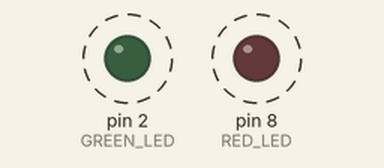
A sketch run on a simulated Arduino Uno, built with avr-gcc and run on an emulated ATmega328P. On the bench: output pins drawn as LEDs (lit = HIGH). Dashed ring = blinking.

Above: at 0.2 s.
Timing chart, 0 to 3.0 s (numbered marks = the images above):
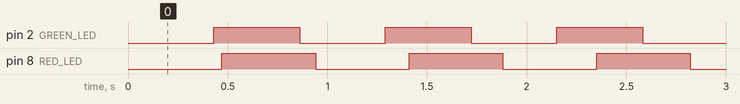

The sketch:

blink_LEDs_without_delay.ino
```cpp
#define RED_LED 8
#define GREEN_LED 2


boolean redOn = true;
boolean greenOn = true;

unsigned long prevTimeRed = 0;
unsigned long delayRed = 470;

unsigned long prevTimeGreen = 0;
unsigned long delayGreen = 430;

void setup() {
  // put your setup code here, to run once:
  pinMode(RED_LED, OUTPUT);
  pinMode(GREEN_LED, OUTPUT);

}

void loop() {
  // put your main code here, to run repeatedly:
  unsigned long currTime = millis();
  //blink red led
  if(currTime-prevTimeRed > delayRed){
    if(redOn){
      digitalWrite(RED_LED, HIGH);
      redOn = false;
    } else {
      digitalWrite(RED_LED, LOW);
      redOn = true;
    }
    prevTimeRed += delayRed;
  }


  //blink green led
  if(currTime-prevTimeGreen > delayGreen){
    if(greenOn){
      digitalWrite(GREEN_LED, HIGH);
      greenOn = false;
    } else {
      digitalWrite(GREEN_LED, LOW);
      greenOn = true;
    }
    prevTimeGreen += delayGreen;
  }


}
```

Measured:
- by itself, pin 2 (GREEN_LED): alternates HIGH for 0.43 s and LOW for 0.43 s
- by itself, pin 8 (RED_LED): alternates HIGH for 0.47 s and LOW for 0.47 s
- by itself, everything shown: repeats every 40.4 s, in 178 steps
